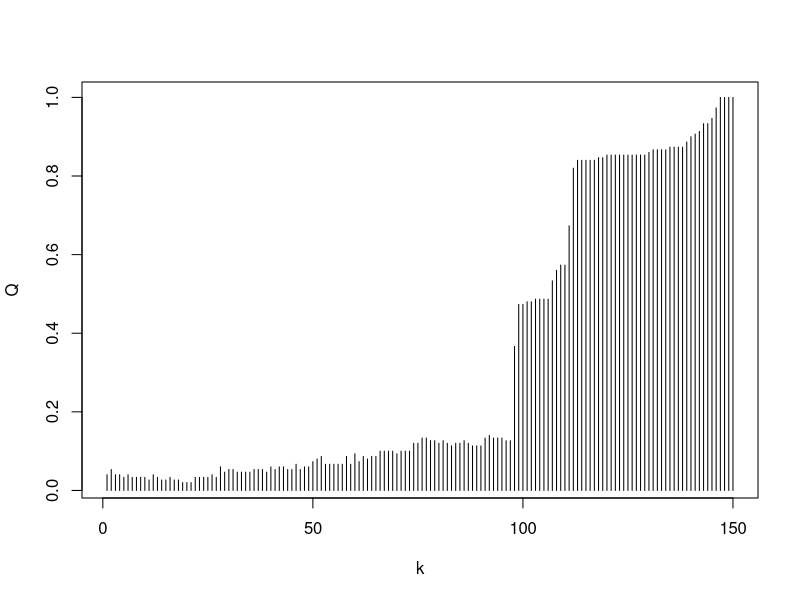

R code for this plot:

#   Суть Loo состоит в том, что из выборки удаляется элемент, алгоритм обучается на полученой выборке
#затем обученый алгоритм проверяется на исключенном элементе 
#Поступив таким образом со всеми элементами выборки, можно судить о методе обучения по
#частоте ошибочных классификаций.
xl <- iris
l <- dim(xl)[1] 
n <- dim(xl)[2] - 1
N <- c(2,3)

euclideanDistance <- function(u, v)
{
  sqrt(sum((u - v)^2))
}

sortObjectsByDist <- function(xl, z, metricFunction =
                                euclideanDistance)
{
  l <- dim(xl)[1]
  n <- dim(xl)[2] - 1
  
  distances <- matrix(NA, l, 2)
  for (i in 1:l)
  {
    distances[i, ] <- c(i, metricFunction(xl[i, 1:n], z))
    
  }
  
  orderedXl <- xl[order(distances[, 2]), ]
  return (orderedXl);
}



kNN <- function(orderedXl ,  k)
{
  n <- dim(orderedXl)[2] - 1
  classes <- orderedXl[1:k, n + 1]
  counts <- table(classes)
  
  class <- names(which.max(counts))
  return (class)
}

k <- array(0,dim = l)



for (j in 1:l) {
  
  mass1 <- xl[-j, ] 
  
  orderedXl <- sortObjectsByDist(mass1 , xl[j,1:n] )  
  
  l <- dim(xl)[1]
  
  n <- dim(xl)[2] - 1
  
  
  for (i in 1:l) {
   
    k[i] <- k[i] + (xl[ j , n+1 ] !=  kNN( orderedXl  , i) )
  
  }
  
}

for (j in 1:l) {
  k[j]<-k[j]/l

}
plot(1:l, k, type = 'h', col = "black", xlab = "k", ylab = "Q" )
